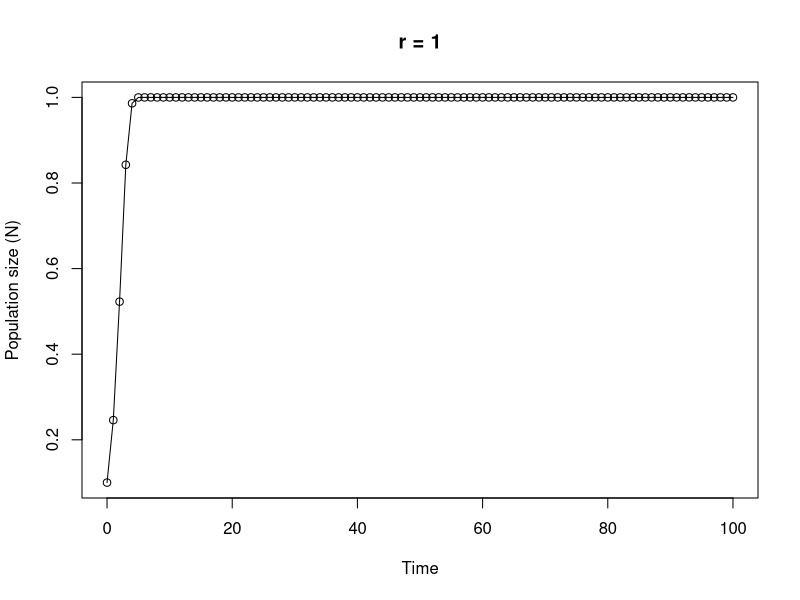

Here is the R script that generated this plot:
## ---- chunk 1
GIS = 30
Ecology = 19
## ---- chunk 2
GIS = 30
Ecology = 19


if (GIS >= 30 & Ecology >= 30) {
  Views <- 2 * (GIS + Ecology)
} else if (GIS < 20& Ecology < 20) {
  Views <- 0.5 * (GIS + Ecology)
} else {
  Views <- GIS + Ecology
}


Views
## ---- chunk 3
q = 1
## ---- chunk 4
# Initialize i as 1 
q = 1

# Code the while loop
while (q <= 16) {
  print(q * 4)
  if (q %% 8 == 0) {
    break
  }
  q = q + 1
}
## ---- chunk 5
x = c("O","NA","X")
y = c("NA","X","O")
z = c("X","O","O")

m = matrix(c(x, y, z), ncol = 3)
m
## ---- chunk 6

x = c("O","NA","X")
y = c("NA","X","O")
z = c("X","O","O")

m = matrix(c(x, y, z), ncol = 3)

for (x in 1:nrow(m)) {
  for (y in 1:ncol(m)) {
    print(paste("On row", x, "and column", y, "the board contains", m[x,y]))
  }
}
## ---- chunk 7
SimulatedData = list(SimpleSequence = 1:4, Norm10 = rnorm(10),
    Norm20 = rnorm(20, 1), Norm100 = rnorm(100, 5))

## ---- chunk 8
SimulatedData = list(SimpleSequence = 1:4, Norm10 = rnorm(10),
    Norm20 = rnorm(20, 1), Norm100 = rnorm(100, 5))

## ---- chunk 9
#Lapply mean to each element of the list

lapply(SimulatedData,mean)

#Lapply min to each element of the list

lapply(SimulatedData,min)


#Lapply max to each element of the list

lapply(SimulatedData,max)

#Lapply shapiro.test to each element of the list

lapply(SimulatedData,shapiro.test)

## ---- chunk 10
#Sapply mean to each element of the list

sapply(SimulatedData,mean)

#Sapply min to each element of the list

sapply(SimulatedData,min)


#Sapply max to each element of the list

sapply(SimulatedData,max)

#Sapply shapiro.test to each element of the list

sapply(SimulatedData,shapiro.test)

## ---- chunk 11
far.cent <- function(a) {
    val <- (a - 32) * 5/9
    print(paste("Fahrenheit: ", round(a, digits = 3), "oF", "is equivalent to", sep = " "))  
    print(paste("Centigrade: ", round(val, digits = 3), "oC", sep = " "))  
}

## ---- chunk 12

lilySeeds = c(80, 65, 89, 23, 21)
poppySeeds = c(20, 35, 11, 77, 79)

## ---- chunk 13

lilySeeds = c(80, 65, 89, 23, 21)
poppySeeds = c(20, 35, 11, 77, 79)

#Mapply the sum of the two vectors.

mapply(sum, lilySeeds, poppySeeds)

#Mapply the min of the two vectors.

mapply(min, lilySeeds, poppySeeds)

#Mapply the max of the two vectors.

mapply(max, lilySeeds, poppySeeds)

## ---- chunk 14
#get the mean hp by cylinder groups form the mtcars data-set.

tapply(mtcars$hp, mtcars$cyl, FUN = mean)

## ---- chunk 15
# function to simulate Ricker model

Ricker.model <- function(nzero, r, time, K = 1) {
    # sets initial parameters
    N <- numeric(time + 1)  # creates a real vector of length time+1 to store values of Nt+1
    N[1] <- nzero  # sets initial population size in first element of N
    for (i in 1:time) {
        # loops over time
        N[i + 1] <- N[i] * exp(r * (1 - N[i]/K))
    }
    Time <- 0:time  # creates vector for x axis
    plot(Time, N, type = "o", xlim = c(0, time), xlab = "Time", ylab = "Population size (N)", main = paste("r =", r,
        sep = " "))  # plots     output
}

# To run play around with the different parameters, especially r
Ricker.model(nzero = 0.1, r = 1, time = 100)
